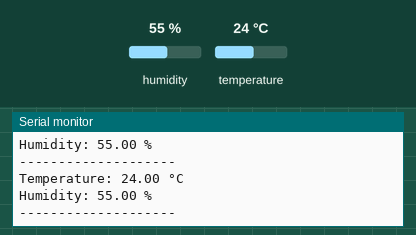
Recording of a sketch running on a simulated ESP32. Parts: the last lines printed to the serial monitor. The test bench sets the inputs (shaded band); at power-on: humidity 55 %, temperature 24 °C.

Above: at 2.8 s.
2.9 s: humidity set to 22 %
At 5.1 s:
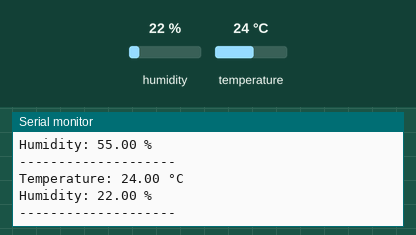
5.6 s: temperature set to 12 °C
At 7.5 s:
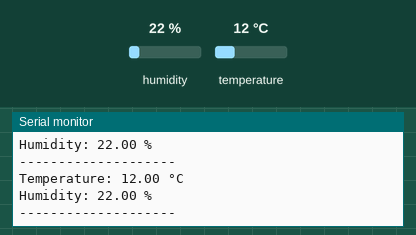
8.3 s: humidity set to 40 %
At 11.1 s:
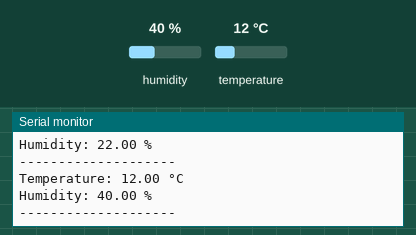
Timing chart, 0 to 12.6 s (numbered marks = the images above; inputs shaded):
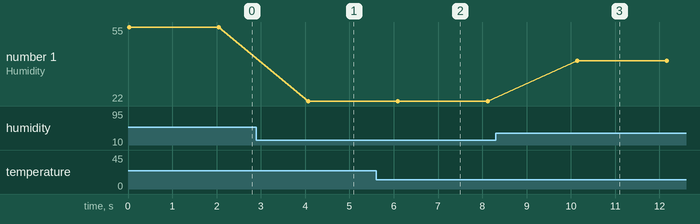

The sketch:

sketch.ino
```cpp
#include <DHT.h>

#define DHTPIN 15
#define DHTTYPE DHT11

DHT dht(DHTPIN, DHTTYPE);

void setup() {
  Serial.begin(115200);
  dht.begin();

  Serial.println("DHT11 Readout");
  Serial.println("--------------------");
}

void loop() {
  float humidity = dht.readHumidity();
  float temperature = dht.readTemperature();

  if (isnan(humidity) || isnan(temperature)) {
    Serial.println("Failed to read from DHT11 sensor!");
  } else {
    Serial.print("Temperature: ");
    Serial.print(temperature, 2);
    Serial.println(" °C");

    Serial.print("Humidity: ");
    Serial.print(humidity, 2);
    Serial.println(" %");

    Serial.println("--------------------");
  }

  delay(2000);
}
```

Measured:
- after the input at 2.9 s, the serial monitor: prints a new line after 1.2 s (image 1)
- after the input at 5.6 s, the serial monitor: prints a new line after 0.49 s (image 2)
- after the input at 8.3 s, the serial monitor: prints a new line after 1.8 s (image 3)
- plotted number 1: 55 → 22 after the input at 2.9 s, 22 → 40 after the input at 8.3 s
